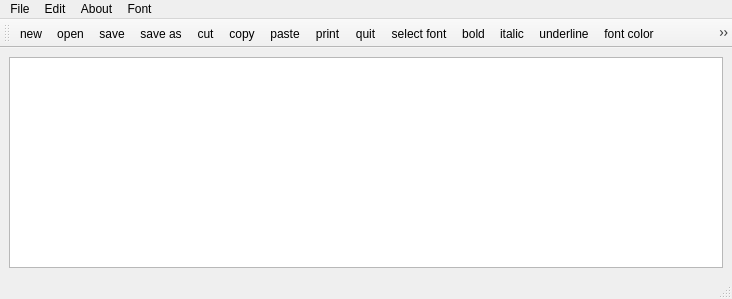
<?xml version="1.0" encoding="UTF-8"?>
<ui version="4.0">
 <class>swetaa_notepad_assign_212218104169</class>
 <widget class="QMainWindow" name="swetaa_notepad_assign_212218104169">
  <property name="geometry">
   <rect>
    <x>0</x>
    <y>0</y>
    <width>732</width>
    <height>299</height>
   </rect>
  </property>
  <property name="windowTitle">
   <string>swetaa_notepad_assign_212218104169</string>
  </property>
  <widget class="QWidget" name="centralwidget">
   <layout class="QHBoxLayout" name="horizontalLayout">
    <item>
     <widget class="QTextEdit" name="textEdit"/>
    </item>
   </layout>
  </widget>
  <widget class="QMenuBar" name="menubar">
   <property name="geometry">
    <rect>
     <x>0</x>
     <y>0</y>
     <width>732</width>
     <height>26</height>
    </rect>
   </property>
   <widget class="QMenu" name="menuFile">
    <property name="title">
     <string>File</string>
    </property>
    <addaction name="actionnew"/>
    <addaction name="actionopen"/>
    <addaction name="separator"/>
    <addaction name="actionsave"/>
    <addaction name="actionsave_as"/>
   </widget>
   <widget class="QMenu" name="menuEdit">
    <property name="title">
     <string>Edit</string>
    </property>
    <addaction name="actioncut"/>
    <addaction name="actioncopy"/>
    <addaction name="actionpaste"/>
    <addaction name="actionprint"/>
    <addaction name="actionquit"/>
    <addaction name="actionundo"/>
    <addaction name="actionredo"/>
   </widget>
   <widget class="QMenu" name="menuAbout">
    <property name="title">
     <string>About</string>
    </property>
   </widget>
   <widget class="QMenu" name="menuFont">
    <property name="title">
     <string>Font</string>
    </property>
    <addaction name="actionselect_font"/>
    <addaction name="actionbold"/>
    <addaction name="actionitalic"/>
    <addaction name="actionunderline"/>
    <addaction name="actionfont_color"/>
    <addaction name="actionselect_font_background_color"/>
   </widget>
   <addaction name="menuFile"/>
   <addaction name="menuEdit"/>
   <addaction name="menuAbout"/>
   <addaction name="menuFont"/>
  </widget>
  <widget class="QStatusBar" name="statusbar"/>
  <widget class="QToolBar" name="toolBar">
   <property name="windowTitle">
    <string>toolBar</string>
   </property>
   <attribute name="toolBarArea">
    <enum>TopToolBarArea</enum>
   </attribute>
   <attribute name="toolBarBreak">
    <bool>false</bool>
   </attribute>
   <addaction name="actionnew"/>
   <addaction name="actionopen"/>
   <addaction name="actionsave"/>
   <addaction name="actionsave_as"/>
   <addaction name="actioncut"/>
   <addaction name="actioncopy"/>
   <addaction name="actionpaste"/>
   <addaction name="actionprint"/>
   <addaction name="actionquit"/>
   <addaction name="actionselect_font"/>
   <addaction name="actionbold"/>
   <addaction name="actionitalic"/>
   <addaction name="actionunderline"/>
   <addaction name="actionfont_color"/>
   <addaction name="actionselect_font_background_color"/>
   <addaction name="actionundo"/>
   <addaction name="actionredo"/>
  </widget>
  <action name="actionnew">
   <property name="icon">
    <iconset resource="resource.qrc">
     <normaloff>:/images/images/new.png</normaloff>:/images/images/new.png</iconset>
   </property>
   <property name="text">
    <string>new</string>
   </property>
  </action>
  <action name="actionopen">
   <property name="icon">
    <iconset resource="resource.qrc">
     <normaloff>:/images/images/open.png</normaloff>:/images/images/open.png</iconset>
   </property>
   <property name="text">
    <string>open</string>
   </property>
  </action>
  <action name="actionsave">
   <property name="icon">
    <iconset resource="resource.qrc">
     <normaloff>:/images/images/save.png</normaloff>:/images/images/save.png</iconset>
   </property>
   <property name="text">
    <string>save</string>
   </property>
  </action>
  <action name="actionsave_as">
   <property name="icon">
    <iconset resource="resource.qrc">
     <normaloff>:/images/images/save-as.png</normaloff>:/images/images/save-as.png</iconset>
   </property>
   <property name="text">
    <string>save as</string>
   </property>
  </action>
  <action name="actioncut">
   <property name="icon">
    <iconset resource="resource.qrc">
     <normaloff>:/images/images/cut.png</normaloff>:/images/images/cut.png</iconset>
   </property>
   <property name="text">
    <string>cut</string>
   </property>
  </action>
  <action name="actioncopy">
   <property name="icon">
    <iconset resource="resource.qrc">
     <normaloff>:/images/images/copy.png</normaloff>:/images/images/copy.png</iconset>
   </property>
   <property name="text">
    <string>copy</string>
   </property>
  </action>
  <action name="actionpaste">
   <property name="icon">
    <iconset resource="resource.qrc">
     <normaloff>:/images/images/paste.png</normaloff>:/images/images/paste.png</iconset>
   </property>
   <property name="text">
    <string>paste</string>
   </property>
  </action>
  <action name="actionprint">
   <property name="icon">
    <iconset resource="resource.qrc">
     <normaloff>:/images/images/print.png</normaloff>:/images/images/print.png</iconset>
   </property>
   <property name="text">
    <string>print</string>
   </property>
  </action>
  <action name="actionquit">
   <property name="icon">
    <iconset resource="resource.qrc">
     <normaloff>:/images/images/quit.png</normaloff>:/images/images/quit.png</iconset>
   </property>
   <property name="text">
    <string>quit</string>
   </property>
  </action>
  <action name="actionselect_font">
   <property name="icon">
    <iconset resource="resource.qrc">
     <normaloff>:/images/images/select font.png</normaloff>:/images/images/select font.png</iconset>
   </property>
   <property name="text">
    <string>select font</string>
   </property>
  </action>
  <action name="actionbold">
   <property name="icon">
    <iconset resource="resource.qrc">
     <normaloff>:/images/images/bold.png</normaloff>:/images/images/bold.png</iconset>
   </property>
   <property name="text">
    <string>bold</string>
   </property>
  </action>
  <action name="actionitalic">
   <property name="icon">
    <iconset resource="resource.qrc">
     <normaloff>:/images/images/italic.png</normaloff>:/images/images/italic.png</iconset>
   </property>
   <property name="text">
    <string>italic</string>
   </property>
  </action>
  <action name="actionunderline">
   <property name="icon">
    <iconset resource="resource.qrc">
     <normaloff>:/images/images/underline.png</normaloff>:/images/images/underline.png</iconset>
   </property>
   <property name="text">
    <string>underline</string>
   </property>
  </action>
  <action name="actionfont_color">
   <property name="icon">
    <iconset resource="resource.qrc">
     <normaloff>:/images/images/font color.png</normaloff>:/images/images/font color.png</iconset>
   </property>
   <property name="text">
    <string>font color</string>
   </property>
  </action>
  <action name="actionselect_font_background_color">
   <property name="icon">
    <iconset resource="resource.qrc">
     <normaloff>:/images/images/font background color.png</normaloff>:/images/images/font background color.png</iconset>
   </property>
   <property name="text">
    <string>select font background color</string>
   </property>
  </action>
  <action name="actionundo">
   <property name="icon">
    <iconset resource="resource.qrc">
     <normaloff>:/images/images/undo.png</normaloff>:/images/images/undo.png</iconset>
   </property>
   <property name="text">
    <string>undo</string>
   </property>
  </action>
  <action name="actionredo">
   <property name="icon">
    <iconset resource="resource.qrc">
     <normaloff>:/images/images/redo.png</normaloff>:/images/images/redo.png</iconset>
   </property>
   <property name="text">
    <string>redo</string>
   </property>
  </action>
 </widget>
 <resources>
  <include location="resource.qrc"/>
 </resources>
 <connections/>
</ui>
